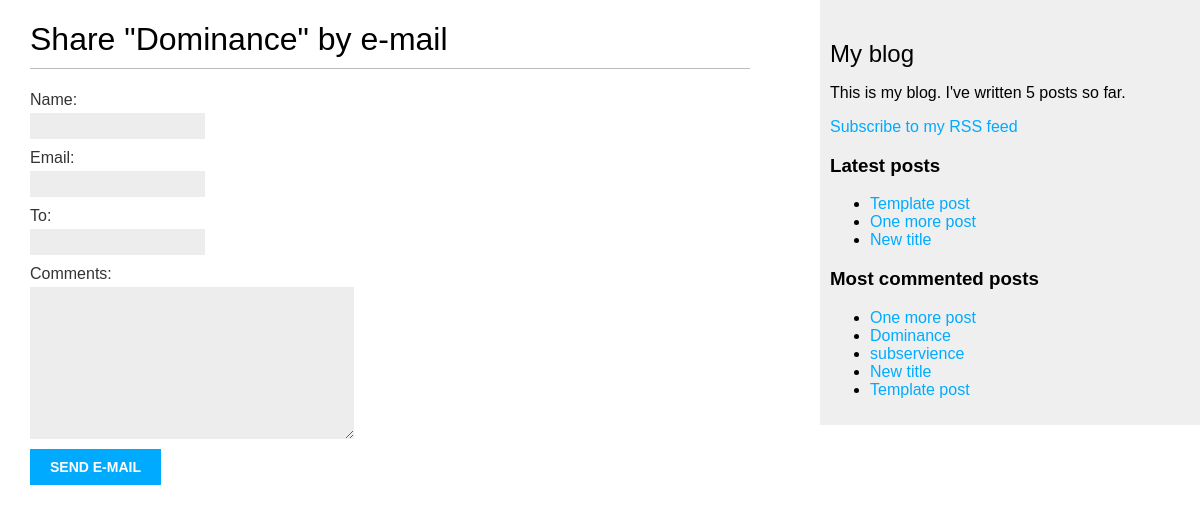
Screenshot of /blog/1/share/ with the database file from the repository.
### blog/models.py (models this page shows, shortened)
class Post(models.Model):
    class Status(models.TextChoices): # this class tells whether the post is published or a draft, this is an enumeration class.
        DRAFT = 'DF', 'Draft' # this follows the format 'choice e.g DF', "human-readable format e.g Draft"
        PUBLISHED = 'PB', 'Published'
    title = models.CharField(max_length=250)
    slug = models.SlugField(max_length=250, unique_for_date='publish') # this ensures that the same slug and publish date are not stored for many posts
    author = models.ForeignKey(     #foreign key is used to relate our post model with the default user model, thus creating a user account
        settings.AUTH_USER_MODEL, # a user can write any number of posts
        on_delete=models.CASCADE, # if a user is deleted, all related posts are also deleted
        related_name='blog_posts' # this is the reverse relationship from user to posts i.e user.blog_posts accesses the user's posts
    )
    body = models.TextField()
    publish = models.DateTimeField(default=timezone.now) # same as: publish = models.DateTimeField(db_default=Now())
    created = models.DateTimeField(auto_now_add=True)
    updated = models.DateTimeField(auto_now=True)
    status = models.CharField(  #an instance of the status class defined above
        max_length=2,
        choices=Status,
        default=Status.DRAFT
    )
    objects = models.Manager() # the default manager
    published = PublishedManager() # Our custom manager
    tags = TaggableManager() # allows us to add,retrieve and remove tags from post objects
    class Meta: # define our own ordering for the posts
        ordering = ['-publish'] # order depends on the publish field and its in reverse chronological order
        indexes = [
            models.Index(fields=['-publish']),
        ] # please take note that this index ordering is not supported for MySQL
    def get_absolute_url(self):
        return reverse(
            'blog:post_detail',
            args=[
                self.publish.year,
                self.publish.month,
                self.publish.day,
                self.slug
        ]
    )

### blog/views.py (the view)
# urls.py: path('<int:post_id>/share/', views.post_share, name='post_share'),
def post_share(request, post_id):
    post = get_object_or_404(
        Post,
        id=post_id,
        status=Post.Status.PUBLISHED
    )
    sent = False
    if request.method == 'POST':
        form = EmailPostForm(request.POST)
        if form.is_valid():
            cd = form.cleaned_data
            post_url = request.build_absolute_uri(
                post.get_absolute_url()
            )
            subject = (
                f"{cd['name']} ({cd['email']}) "
                f"recommends you read {post.title}"
            )
            message = (
                f"Read {post.title} at {post_url}\n\n"
                f"{cd['name']}\'s comments: {cd['comments']}"
            )
            send_mail(
                subject=subject,
                message=message,
                from_email=None,
                recipient_list=[cd['to']]
            )
            sent = True
    else:
        form = EmailPostForm()
    return render(
        request,
        'blog/post/share.html',
        {
            'post': post,
            'form': form,
            'sent': sent
        }
    )

### blog/forms.py
class EmailPostForm(forms.Form):
    name = forms.CharField(max_length=25)
    email = forms.EmailField()
    to = forms.EmailField()
    comments = forms.CharField(
        required=False,
        widget=forms.Textarea
    )

### blog/models.py (called while the page is built)
    def get_queryset(self):
        return (
            super().get_queryset().filter(status=Post.Status.PUBLISHED)
        )

### blog/templatetags/blog_tags.py (called while the page is built)
@register.simple_tag
def total_posts():
    return Post.published.count()

@register.inclusion_tag('blog/post/latest_posts.html')
def show_latest_posts(count=5):
    latest_posts = Post.published.order_by('-publish')[:count]
    return {'latest_posts': latest_posts}

@register.simple_tag
def get_most_commented_posts(count=5):
    return Post.published.annotate(
        total_comments=Count('comments')
    ).order_by('-total_comments')[:count]

### blog/templates/blog/post/share.html (shortened to what this page needs)
{% extends 'blog/base.html' %}
{% block content %}
  {% if sent %}
    <h1>E-mail successfully sent</h1>
    <p>
      "{{ post.title }}" was successfully sent to {{ form.cleaned_data.to }}.
    </p>
  {% else %}
    <h1>Share "{{ post.title }}" by e-mail</h1>
    <form method="post">
      {{ form.as_p }}
      <input type="submit" value="Send e-mail">
    </form>
  {% endif %}
{% endblock %}

### blog/templates/blog/base.html (shortened to what this page needs)
{% load blog_tags %}
{% load static %}
<!DOCTYPE html>
<html>
<head>
  <link href="{% static "css/blog.css" %}" rel="stylesheet">
</head>
<body>
  <div id="content">
    {% block content %}
    {% endblock %}
  </div>
  <div id="sidebar">
    <h2>My blog</h2>
    <p>This is my blog.
       I've written {% total_posts %} posts so far.
    </p>
    <p>
      <a href="{% url "blog:post_feed" %}">
        Subscribe to my RSS feed
      </a>
    </p>
    <h3>Latest posts</h3>
    {% show_latest_posts 3 %}
    <h3>Most commented posts</h3>
    {% get_most_commented_posts as most_commented_posts %}
    <ul>
      {% for post in most_commented_posts %}
        <li>
          <a href="{{ post.get_absolute_url }}">{{ post.title }}</a>
        </li>
      {% endfor %}
    </ul>
  </div>
</body>
</html>

### blog/templates/blog/post/latest_posts.html
<ul>
  {% for post in latest_posts %}
    <li>
      <a href="{{ post.get_absolute_url }}">{{ post.title }}</a>
    </li>
  {% endfor %}
</ul>

### blog/static/css/blog.css (style rules this page uses)
body { margin:0; padding:0; font-family:helvetica, sans-serif; }
a { color:#00abff; text-decoration:none; }
h1 { font-weight:normal; border-bottom:1px solid #bbb; padding:0 0 10px 0; }
h2 { font-weight:normal; margin:30px 0 0; }
#content { float:left; width:60%; padding:0 0 0 30px; }
#sidebar { float:right; width:30%; padding:10px; background:#efefef; height:100%; }
label { float:left; clear:both; color:#333; margin-bottom:4px; }
input, textarea { clear:both; float:left; margin:0 0 10px; background:#ededed; border:0; padding:6px 10px; font-size:12px; }
input[type=submit] { font-weight:bold; background:#00abff; color:#fff; padding:10px 20px; font-size:14px; text-transform:uppercase; }

### rows the page displays
Post: title "Dominance"
Post: title "Template post"
Post: title "One more post"
Post: title "New title"
Post: title "subservience"
